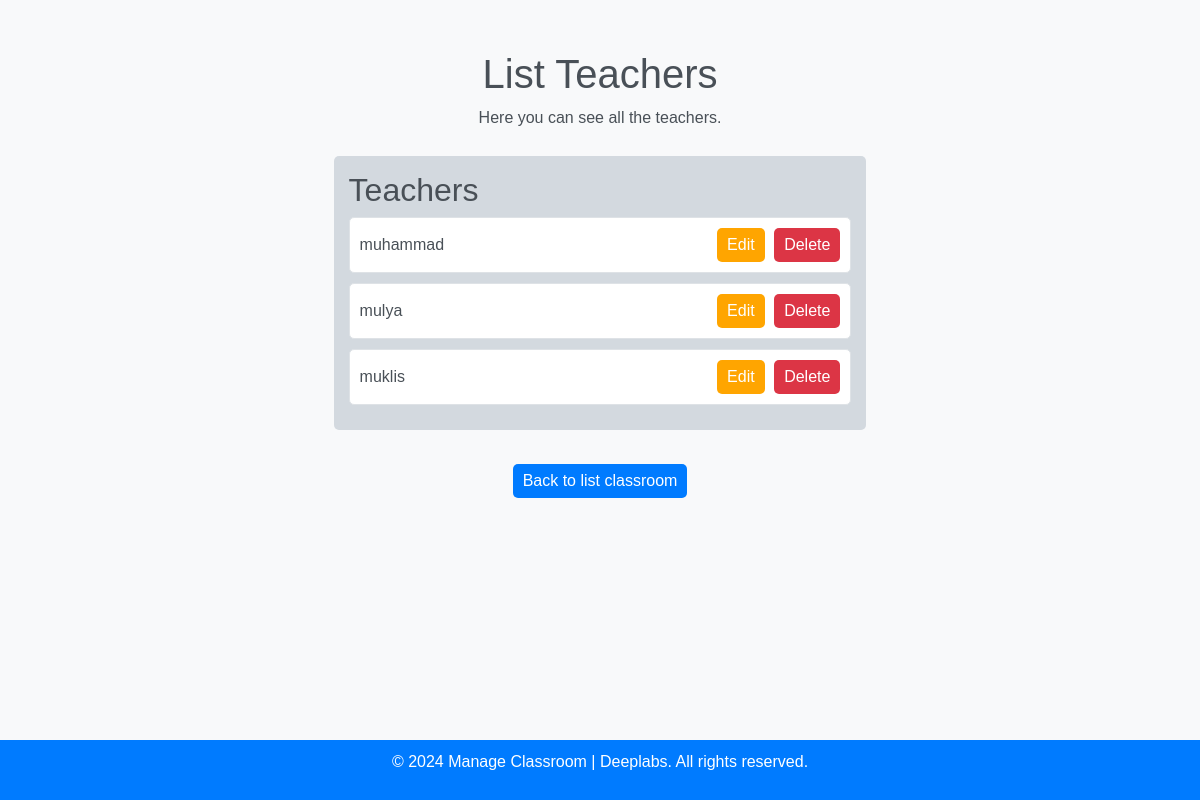
/teacher_list/, run on an earlier commit of the app's database.
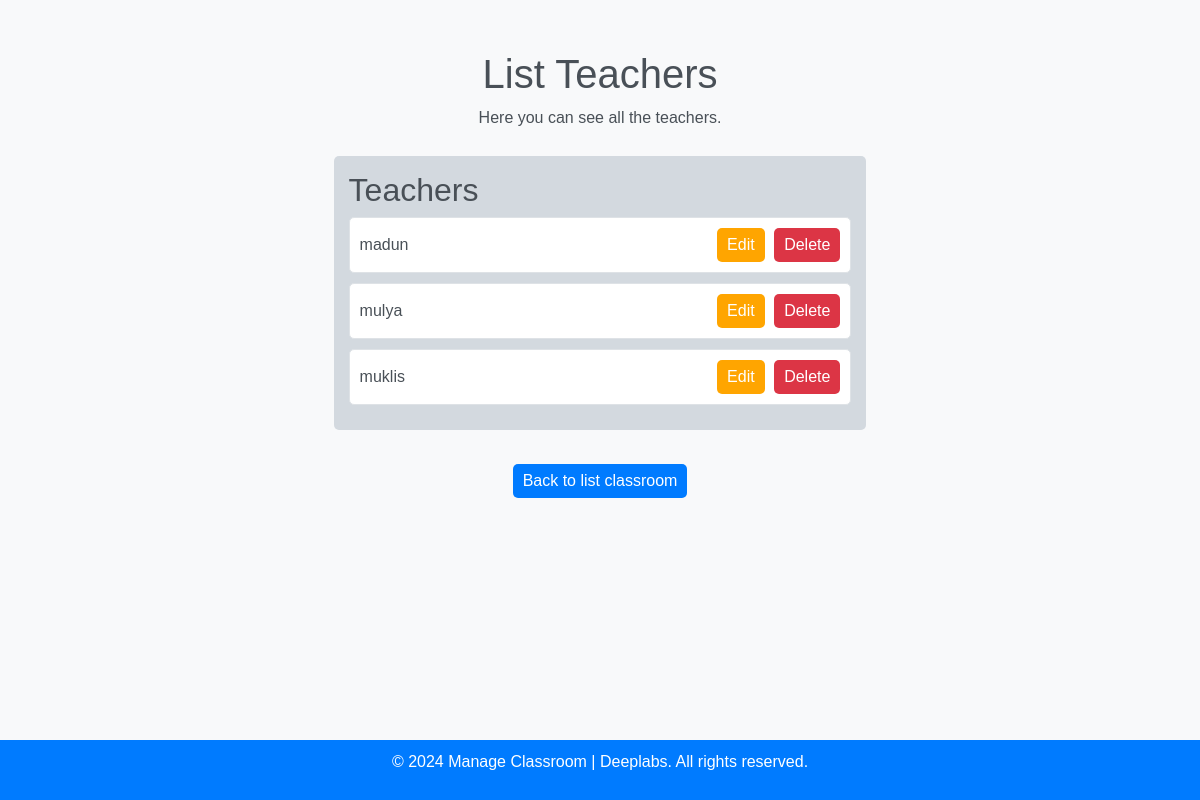
And on a later commit of the database.
### manage_classroom/models.py (models this page shows, shortened)
class Teacher(models.Model):
    name = models.CharField(max_length=100)
    email = models.EmailField(unique=True)

### manage_classroom/views.py (the view)
# urls.py: path('teacher_list/', teacher_list, name='teacher_list'),
def teacher_list(request):
    teachers = Teacher.objects.all()
    return render(request, 'teacher_list.html', {'teachers': teachers})

### app/templates/teacher_list.html (shortened to what this page needs)
<!DOCTYPE html>
<html lang="en">
<head>
    {% load static %}
    <link rel="stylesheet" href="https://stackpath.bootstrapcdn.com/bootstrap/4.3.1/css/bootstrap.min.css"
>
</head>
<body>
<main class="main">
    <section class="feature">
        <div class="container">
            <div class="row align-items-center">
                <div class="col-md-12">
                    <div class="feature-content">
                        <h1>List Teachers</h1>
                        <p>Here you can see all the teachers.</p>
                        <div class="teacher-students">
                            <div class="teacher-info">
                                <h2>Teachers</h2>
                                {% for teacher in teachers %}
                                <div class="teacher-item text-right">
                                    {{ teacher.name }}
                                    <div class="teacher-item__actions">
                                        <a href="{% url 'edit_teacher' teacher.id %}"
                                           class="btn btn-primary btn-edit">
                                             Edit
                                        </a>
                                        <a href="{% url 'delete_teacher' teacher.id %}"
                                           class="btn btn-danger btn-delete" style="margin-left: 5px;">
                                             Delete
                                        </a>
                                    </div>
                                </div>
                                {% endfor %}
                            </div>
                        </div>
                        <br>
                        <div class="add-classroom-btn">
                            <a href="{% url 'home' %}" class="btn btn-kembali">Back to list classroom</a>
                        </div>
                    </div>
                </div>
            </div>
        </div>
    </section>
</main>
<footer class="mt-4">
    <div class="container">
        <p>&copy; 2024 Manage Classroom | Deeplabs. All rights reserved.</p>
    </div>
</footer>
</body>
</html>

What changed in the data, as far as the page shows it:
changed Teacher: name "muhammad" → "madun"
